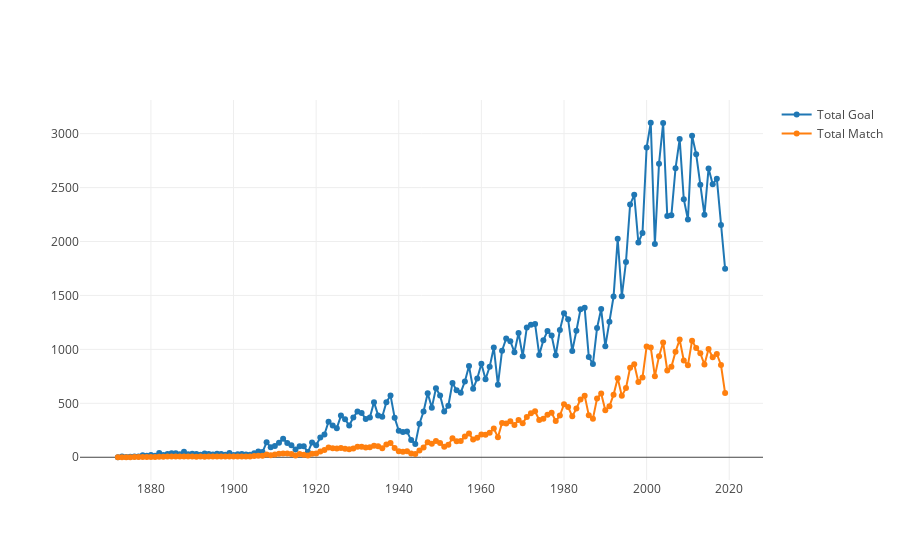

Notebook code for this chart:
### Code cell
fig = go.Figure()
# data = go.Scatter(x = GoalsPerYear.index, y = GoalsPerYear['sum_goal'], mode = 'lines+markers', name = 'Total Goal')
fig.add_trace(go.Scatter(x = GoalsPerYear.index, y = GoalsPerYear['sum_goal'], mode = 'lines+markers', name = 'Total Goal'))
fig.add_trace(go.Scatter(x = MatchPerYear.index, y = MatchPerYear['sum_goal'], mode = 'lines+markers', name = 'Total Match'))


# layout =go.Layout(title="Total Goals per Year")

# fig.update_layout(
#     title=go.layout.Title(
#         text="Plot Title",
#         xref="paper",
#         x=0
#     ),
#     xaxis=go.layout.XAxis(
#         title=go.layout.xaxis.Title(
#             text="x Axis",
#             font=dict(
#                 family="Courier New, monospace",
#                 size=18,
#                 color="#7f7f7f"
#             )
#         )
#     ),
#     yaxis=go.layout.YAxis(
#         title=go.layout.yaxis.Title(
#             text="y Axis",
#             font=dict(
#                 family="Courier New, monospace",
#                 size=18,
#                 color="#7f7f7f"
#             )
#         )
#     )
# )

# layout = go.Layout(
#     title=go.layout.Title(
#         text='Plot Title',
#         xref='paper',
#         x=0
#     ))
# fig = go.Figure(data = data, layout = layout)
fig.show()

### Figure 1 — Plotly figure (JSON) as saved in the notebook; plotly's stock layout.template omitted (floating-point values rounded to 4 significant figures; data arrays with more than 128 entries replaced by an {"elided": "..."} marker saying what was removed)
{"data": [{"mode": "lines+markers", "name": "Total Goal", "type": "scatter", "uid": "d54427ea-8089-4e7f-8baa-7e6a9eb480f5", "x": {"elided": "148 int values"}, "y": {"elided": "148 int values"}}, {"mode": "lines+markers", "name": "Total Match", "type": "scatter", "uid": "e986e8d7-c81e-401d-95b0-f954ddb11b8f", "x": {"elided": "148 int values"}, "y": {"elided": "148 int values"}}], "layout": {}}
